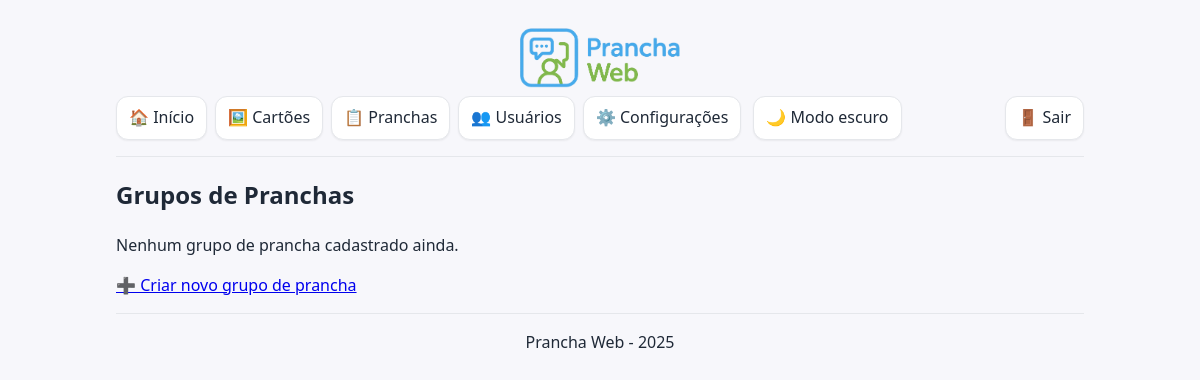
Page /pages/gerenciar_grupos_pranchas.php (signed in) on the earlier database version.
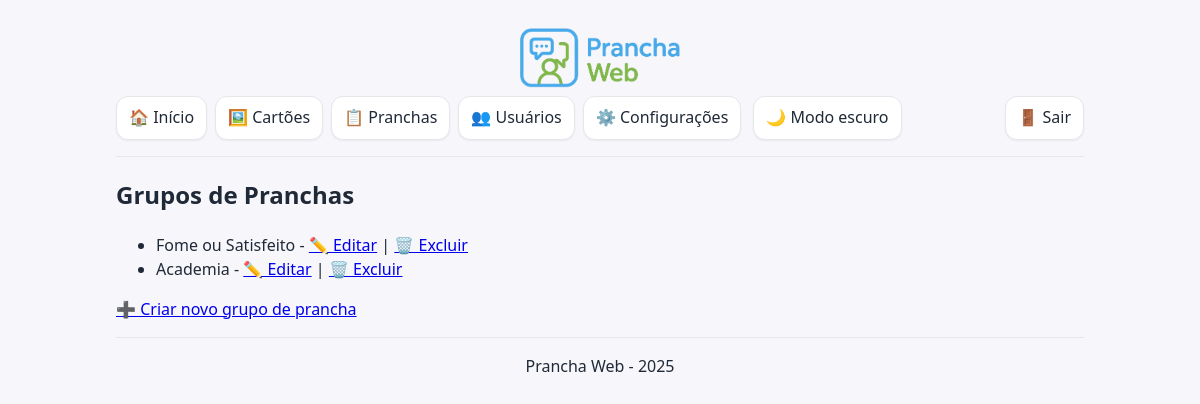
Same page on the later database version.
### tables this page shows
CREATE TABLE `grupos_pranchas` (
  `id` int(11) NOT NULL,
  `nome` varchar(100) NOT NULL
);

### includes/modelo_grupos_pranchas.php (called while the page is built, shortened)
<?php
function cx_gpr(): mysqli {
    $cx = new mysqli(DB_HOST, DB_USUARIO, DB_SENHA, DB_NOME);
    $cx->set_charset('utf8mb4');
    return $cx;
}
function listarGruposPranchas() {
    $conexao = cx_gpr();
    $grupos = [];
    $sql = "SELECT id, nome FROM grupos_pranchas";
    $comando = $conexao->prepare($sql);
    $comando->execute();
    $comando->bind_result($id, $nome);
    while ($comando->fetch()) {
        $grupos[] = ['id' => $id, 'nome' => $nome];
    }
    return $grupos;
}
?>

### includes/controle_grupos_pranchas.php (called while the page is built)
<?php
require_once 'modelo_grupos_pranchas.php';
$lista_grupos_pranchas = listarGruposPranchas();
?>

### pages/gerenciar_grupos_pranchas.php (the view, shortened to what this page needs)
<?php
include '../includes/cabecalho.php';
require_once '../includes/controle_grupos_pranchas.php';
?>
<h2>Grupos de Pranchas</h2>
<?php if (count($lista_grupos_pranchas) > 0): ?>
    <ul>
        <?php foreach ($lista_grupos_pranchas as $grupo): ?>
            <li>
                <?php echo htmlspecialchars($grupo['nome']); ?> -
                <a href="editar_grupo_prancha.php?id=<?php echo $grupo['id']; ?>">✏️ Editar</a> |
                <a href="../includes/controle_excluir_grupo_prancha.php?id=<?php echo $grupo['id']; ?>" onclick="return confirm('Tem certeza que deseja excluir este grupo?');">🗑️ Excluir</a>
            </li>
        <?php endforeach; ?>
    </ul>
<?php else: ?>
    <p>Nenhum grupo de prancha cadastrado ainda.</p>
<?php endif; ?>
<p><a href="criar_grupo_prancha.php">➕ Criar novo grupo de prancha</a></p>
<?php include '../includes/rodape.php'; ?>

Differences in the rows shown:
added grupos_pranchas: nome "Fome ou Satisfeito"
added grupos_pranchas: nome "Academia"
Other differences:
text no longer shown: "Nenhum grupo de prancha cadastrado ainda."
